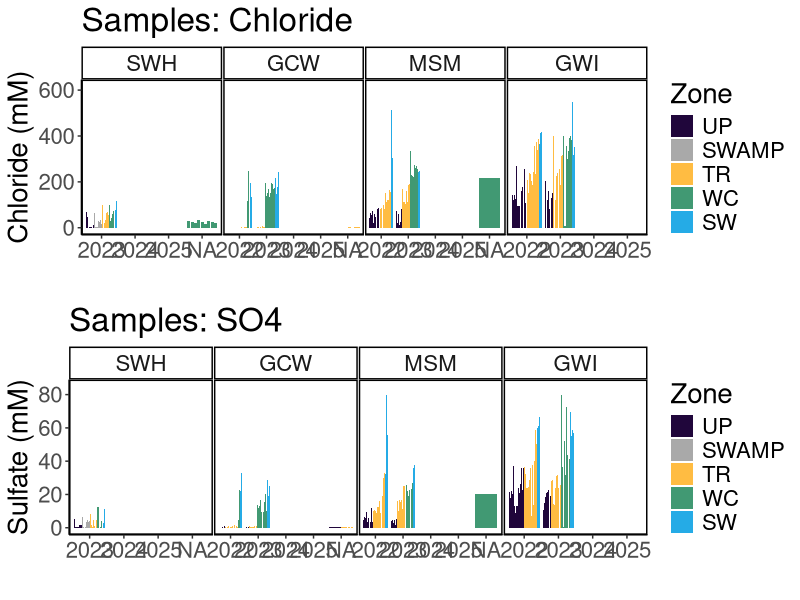
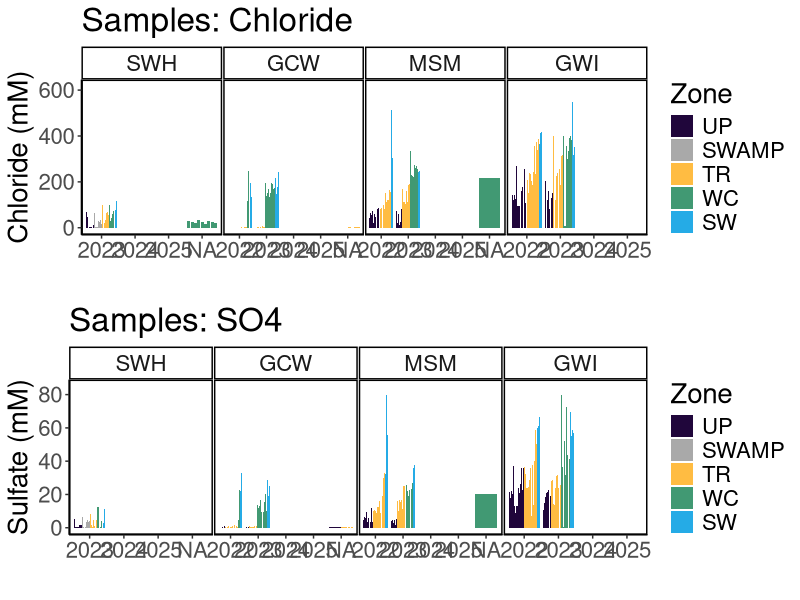
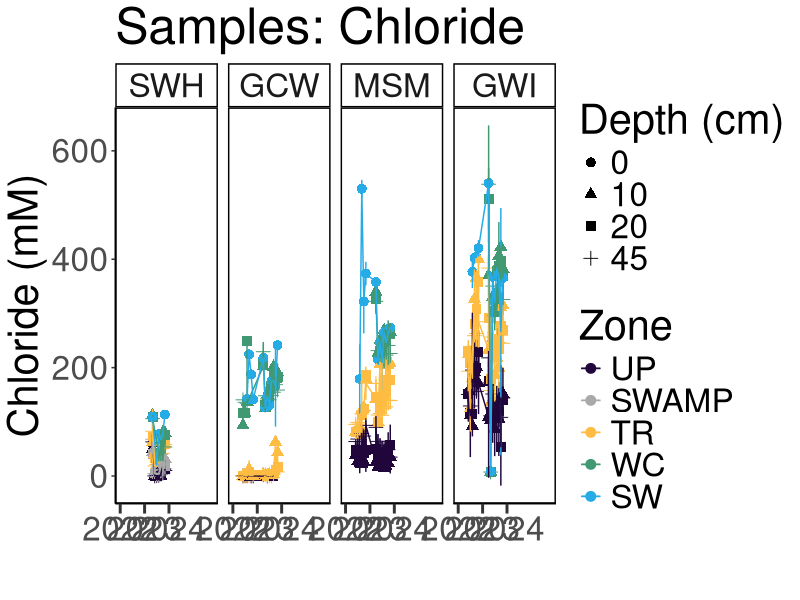
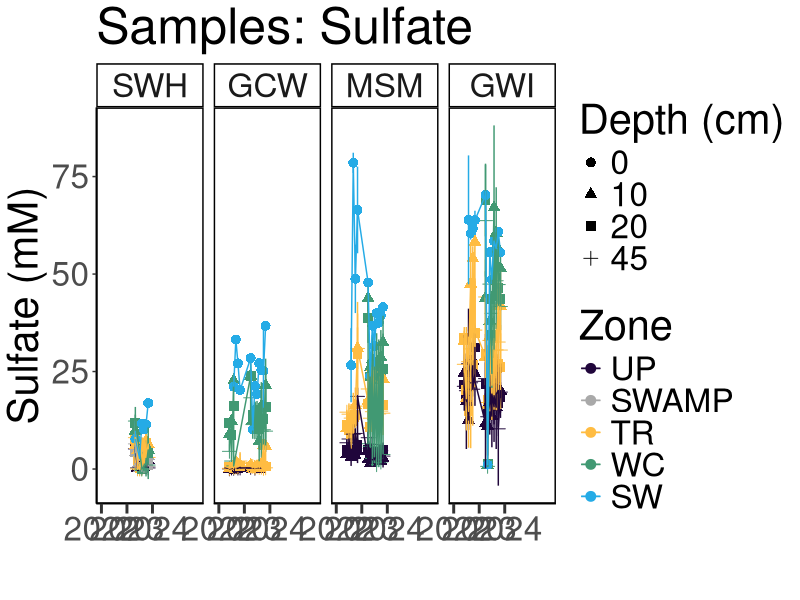
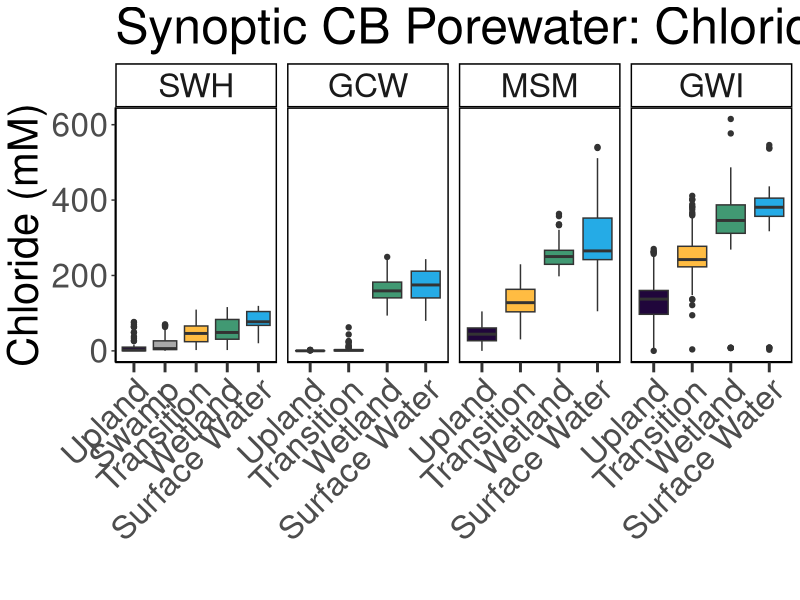
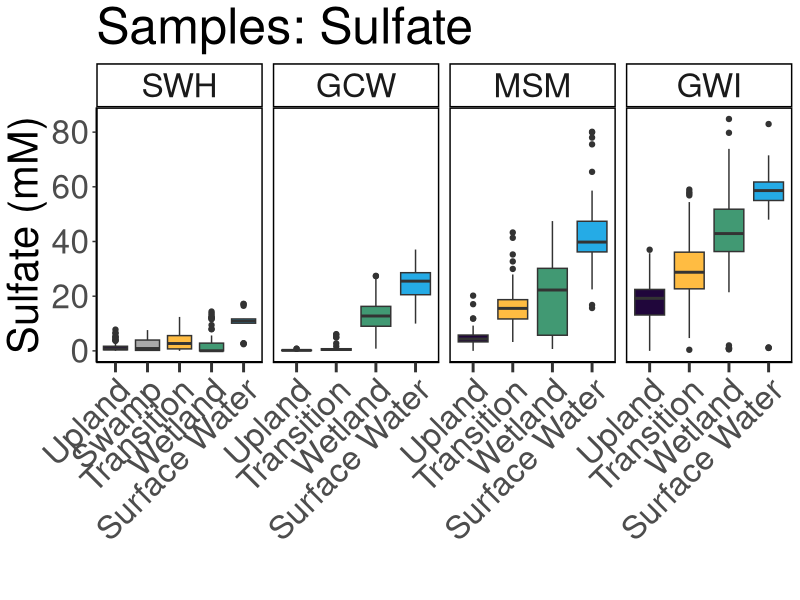
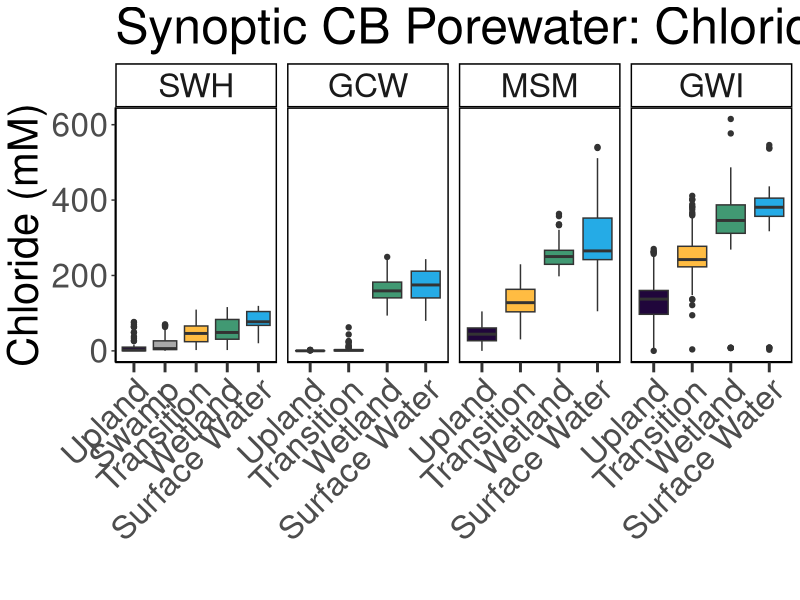
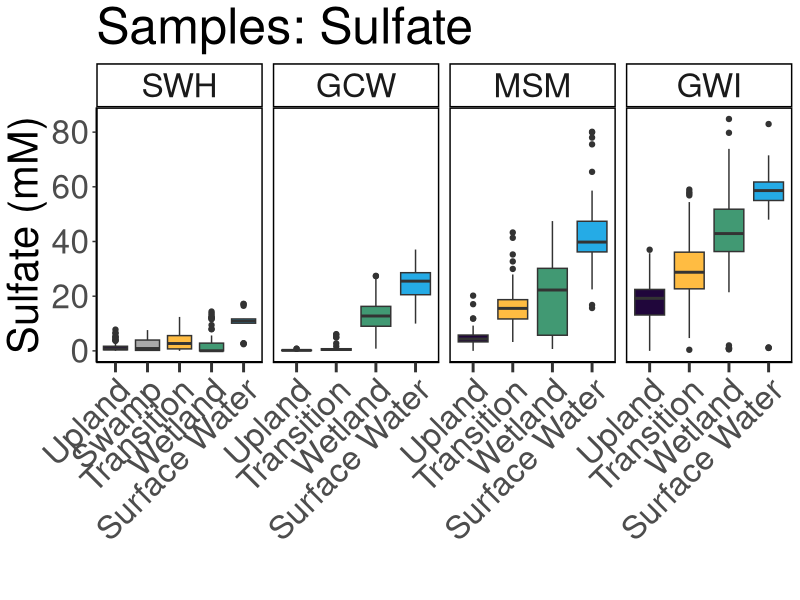

The R script that drew these images, in order:
## ---- chunk 1
library(dplyr)
library(ggplot2)
library(ggpubr)
library(stringr)
library(readxl)
library(tidyr)
library(tibble)
library(openxlsx)
library(knitr)
## ---- chunk 2

#read in 2022 Dionex Data:
dat22 <- read.csv("2022/COMPASS_SynopticCB_SO4_Cl_2022.csv")
# head(dat22)
colnames(dat22)

#read in 2023 Dionex Data:
dat23 <- read.csv("2023/COMPASS_SynopticCB_SO4_Cl_2023.csv")
# head(dat23)
colnames(dat23)

#read in 2024 Dionex Data:
dat24 <- read.csv("2024/COMPASS_SynopticCB_SO4_Cl_2024.csv")
# head(dat24)
colnames(dat24)

#read in 2025 Dionex Data:
dat25 <- read.csv("2025/COMPASS_SynopticCB_SO4_Cl_2025.csv")
# head(dat25)
colnames(dat25)

all_dat <- bind_rows(dat22, dat23, dat24, dat25)

all_dat <- all_dat %>%
  dplyr::select(
    Project, Region, Sample_ID, Year, Month, Day, Time, Time_Zone,
    Site, Zone, Replicate, Depth_cm, 
    SO4_ppm, SO4_mM, SO4_Conc_flag, SO4_QAQC_flag, Cl_ppm, Cl_mM, Cl_Conc_flag, Cl_QAQC_flag, salinity,
    Analysis_rundate,  Run_notes, Field_notes
        # list columns in the order you want them
  )

##Set 4 decimal points max
all_dat <- all_dat %>%
  mutate(across(where(is.numeric), round, digits = 4)) ##This does make all salinities 0 when Cl_ppm is 0 instead of 0.000026

## ---- chunk 3

#pull the column names from the all_dat dataframe and create a new dataframe with them 
metadat <- data.frame(Column_Names = colnames(all_dat))
metadat

metadat$Description <- ""
metadat$Units <- ""
metadat$Instrument_ifapplicable <- ""

#add information about each line: 

metadat$Description <- c("Project name", 
                         "Region samples originated from: CB = Chesapeake Bay",
                         "Sample identifier used in laboratory and field", 
                         "Year (YYYY) of sample collection", 
                         "Month (#) of sample collection",
                         "Day (#) of sample collection",
                         "Time (HH:MM) of sample collection",
                         "Time Zone of sample collection",
                         "Name of sampling transect location (GCW, SWH, MSM, GWI), see dataset locations for coordinates", 
                         "Zone within space-for-time transect (UP=Upland, SWAMP=Swamp, TR=Transition, WC=Wetland Control, SW=Surface Water)",
                         "Lysimeter or sample replicate id (A-C)", 
                         "Depth in centimeters from which water sample was taken", 
                         "Sulfate concentration in ppm", 
                         "Sulfate concentration in mM", 
                         "Sulfate concentration flag base on standard curve (bdl=below detection limit (0), adl=above detection limit (highest   
                         standard), Within_Range=within detection range)", 
                         "Sulfate QAQC Flags generated during checks of standards, blanks, dups, and spks",
                         "Chloride concentration in ppm", 
                         "Chloride concentration in mM", 
                         "Chloride concentration flag base on standard curve (bdl=below detection limit (0), adl=above detection limit (highest   
                         standard), Within_Range=within detection range)", 
                         "Chloride QAQC Flags generated during checks of standards, blanks, dups, and spks", 
                         "Salinity calculated using the Knudsen equation: Salinity=((1.807*(Chloride ppm)+0.026)/1000", 
                         "The date that samples were run on the Dionex IC", 
                         "Any notes generated during QAQC", 
                         "Notes generated during field sample collection")

metadat$Units <-       c("NA", 
                         "NA",
                         "NA", 
                         "NA",
                         "NA",
                         "NA", 
                         "NA",
                         "NA", 
                         "NA", 
                         "NA",
                         "NA", 
                         "cm",
                         "ppm", 
                         "mM", 
                         "NA", 
                         "NA", 
                         "ppm", 
                         "mM", 
                         "NA", 
                         "NA", 
                         "ppt", 
                         "NA", 
                         "NA",
                         "NA")

metadat$Instrument_ifapplicable <-  
  
                       c("NA", 
                         "NA",
                         "NA", 
                         "NA",
                         "NA",
                         "NA", 
                         "NA",
                         "NA", 
                         "NA", 
                         "NA",
                         "NA", 
                         "NA",
                         "Dionex Integrion HPIC (Thermo Fisher)", 
                         "Dionex Integrion HPIC (Thermo Fisher)", 
                         "NA", 
                         "NA", 
                         "Dionex Integrion HPIC (Thermo Fisher)", 
                         "Dionex Integrion HPIC (Thermo Fisher)", 
                         "NA", 
                         "NA", 
                         "NA", 
                         "NA", 
                         "NA",
                         "NA")


## ---- chunk 4

#write out a csv of all the data to the main folder: 
write.csv(all_dat, "COMPASS_SynopticCB_SO4_Cl_AllData.csv")


#write out a csv of the metadata associated with the data: 
write.csv(metadat, "COMPASS_SynopticCB_SO4_Cl_Metadata.csv")

## ---- chunk 5

data_plotting <- all_dat

#Order by Zone from Upland to Surface Water
data_plotting$Zone = factor(data_plotting$Zone, levels = c("UP", "SWAMP", "TR", "WC", "SW"))
data_plotting <- data_plotting[order(data_plotting$Zone), ]

#Order by Site from SWH, GCW, MSM, GWI order, which is oligohaline to polyhaline
data_plotting$Site = factor(data_plotting$Site, levels = c("SWH", "GCW", "MSM", "GWI"))
data_plotting <- data_plotting[order(data_plotting$Site), ]

# #Order by Year from 2022-2024
# data_plotting$Site = factor(data_plotting$Site, levels = c("SWH", "GCW", "MSM", "GWI"))
# data_plotting <- data_plotting[order(data_plotting$Site), ]

#Plot samples to get a first look at concentrations (sanity check)
#group the data for plotting
data_plotting_all <- data_plotting %>%
  group_by(Site, Zone) %>%
  mutate(row_num = factor(row_number())) %>%  # create row_num as factor per group
  ungroup()

data_plotting_all$Date <- as.Date(paste(data_plotting_all$Year, data_plotting_all$Month, data_plotting_all$Day, sep = "-"))


#Plot data and change colors based on Zone:
viz_cl_plot <- ggplot(data_plotting_all, aes(x = as.character(Year), y = Cl_mM, fill = Zone)) +
  geom_bar(stat = "identity", position = position_dodge2(preserve = "total")) +
  facet_grid( ~ Site, scales="free") +
  scale_fill_manual(values = c(
    "UP" = "#20063B",
    "TR" = "#FFBC42",
    "SWAMP" = "darkgrey",
    "WC" = "#419973",
    "SW" = "#25ABE6"
  )) +
  theme_classic() +
  labs(x = " ", y = "Chloride (mM)", title = "Samples: Chloride") +
  theme(
    panel.spacing = unit(.05, "lines"), 
    panel.border = element_rect(color = "black", fill = NA, linewidth = 1)) + 
  theme(text = element_text(size = 20))

# viz_cl_plot


viz_so4_plot <-  ggplot(data_plotting_all, aes(x = as.character(Year), y = SO4_mM, fill = Zone)) +
  geom_bar(stat = "identity", position = position_dodge2(preserve = "total")) +
  facet_grid( ~ Site, scales="free") +
  scale_fill_manual(values = c(
    "UP" = "#20063B",
    "TR" = "#FFBC42",
    "SWAMP" = "darkgrey",
    "WC" = "#419973",
    "SW" = "#25ABE6"
  )) +
  theme_classic() +
  labs(x = " ", y = "Sulfate (mM)", title = "Samples: SO4") +
  theme(
    panel.spacing = unit(.05, "lines"), 
    panel.border = element_rect(color = "black", fill = NA, linewidth = 1))+ 
  theme(text = element_text(size = 20))

# viz_so4_plot

ggarrange(viz_cl_plot, viz_so4_plot, nrow=2, ncol=1)


## ---- chunk 6

##Make Date Column with just Year and Month for Sample ID
all_dat_dates <- data_plotting %>%
  mutate(
    YearMonth = if_else(
      Month < 10,
      # Modify the string:
      YearMonth <- paste(data_plotting$Year, data_plotting$Month, sep = "-0"), 
      YearMonth <- paste(data_plotting$Year, data_plotting$Month, sep = "-"), 
    )
  )

##Summarize SO4 and Cl by Date, Site, and Zone
Dionex_avg <- all_dat_dates %>%
  group_by(Month, Year, Site, Zone) %>%
   dplyr::summarize(mean_SO4 = mean(SO4_mM, na.rm=TRUE), 
            sd_SO4 = sd(SO4_mM, na.rm=TRUE), 
            mean_Cl = mean(Cl_mM, na.rm=TRUE), 
            sd_Cl = sd(Cl_mM, na.rm=TRUE), 
            YearMonth = first(YearMonth))

# Concatenate with a day (e.g., "01" for the first day)
Dionex_avg$Date <- paste0(Dionex_avg$YearMonth, "-01")

# Convert to Date object
Dionex_avg$Date <- as.Date(Dionex_avg$Date)

# Define the specific date breaks you want to display
specific_breaks <- as.Date(c("2022-01-01", "2023-01-01", "2024-01-01", "2025-01-01"))

viz_cl_plot_avgs <- ggplot(Dionex_avg, aes(x = Date, y = mean_Cl, color = Zone, group = Zone)) +
  geom_point(size = 3) + 
  geom_errorbar(aes(ymin = mean_Cl - sd_Cl, ymax = mean_Cl + sd_Cl), width = 0.2) + 
  geom_line() + 
  facet_grid( ~ Site, scales="free_y") +
  scale_color_manual(values = c(
    "UP" = "#20063B",
    "TR" = "#FFBC42",
    "SWAMP" = "darkgrey",
    "WC" = "#419973",
    "SW" = "#25ABE6"
  )) +
  theme_classic() +
  labs(x = "Date", y = "Chloride (mM)", title = "Samples: Chloride") +
  theme(
    panel.spacing = unit(0.5, "lines"), 
    panel.border = element_rect(color = "black", fill = NA, linewidth = 1)) +
  # theme(axis.text.x = element_text(angle = 90, hjust = 0.5))+ 
  theme(text = element_text(size = 30))+
  scale_x_date(breaks = specific_breaks, date_labels = "%Y", expand = expansion(mult = c(0.18, 0.05)))+
  theme(axis.ticks.x = element_line(linewidth = 1))+
  theme(axis.ticks.length.x = unit(0.25, "cm"))

# viz_cl_plot_avgs


viz_so4_plot_avgs <- ggplot(Dionex_avg, aes(x = Date, y = mean_SO4, color = Zone, group = Zone)) +
  geom_point(size = 3) + 
  geom_errorbar(aes(ymin = mean_SO4 - sd_SO4, ymax = mean_SO4 + sd_SO4), width = 0.2) + 
  geom_line() + 
  facet_grid( ~ Site, scales="free_y") +
  scale_color_manual(values = c(
    "UP" = "#20063B",
    "TR" = "#FFBC42",
    "SWAMP" = "darkgrey",
    "WC" = "#419973",
    "SW" = "#25ABE6"
  )) +
  theme_classic() +
  labs(x = " ", y = "Sulfate (mM)", title = "Samples: Sulfate") +
  theme(
    panel.spacing = unit(0.5, "lines"), 
    panel.border = element_rect(color = "black", fill = NA, linewidth = 1)) +
  # theme(axis.text.x = element_text(angle = 90, hjust = 0.5))+ 
  theme(text = element_text(size = 30))+
  scale_x_date(breaks = specific_breaks, date_labels = "%Y", expand = expansion(mult = c(0.18, 0.05)))+
  theme(axis.ticks.x = element_line(linewidth = 1))+
  theme(axis.ticks.length.x = unit(0.25, "cm"))

# viz_so4_plot_avgs

ggarrange(viz_cl_plot, viz_so4_plot, nrow=2, ncol=1)

## ---- chunk 7

##Summarize SO4 and Cl by Date, Site, and Zone
Dionex_avg_depth <- all_dat_dates %>%
  group_by(Month, Year, Site, Zone, Depth_cm) %>%
   dplyr::summarize(mean_SO4 = mean(SO4_mM, na.rm=TRUE), 
            sd_SO4 = sd(SO4_mM, na.rm=TRUE), 
            mean_Cl = mean(Cl_mM, na.rm=TRUE), 
            sd_Cl = sd(Cl_mM, na.rm=TRUE), 
            YearMonth = first(YearMonth))

# Concatenate with a day (e.g., "01" for the first day)
Dionex_avg_depth$Date <- paste0(Dionex_avg_depth$YearMonth, "-01")

# Convert to Date object
Dionex_avg_depth$Date <- as.Date(Dionex_avg_depth$Date)

# Define the specific date breaks you want to display
specific_breaks <- as.Date(c("2022-01-01", "2023-01-01", "2024-01-01"))

viz_cl_plot_depth <- ggplot(Dionex_avg_depth, aes(x = Date, y = mean_Cl, color = Zone, group = Zone, shape = as.character(Depth_cm))) +
  geom_point(size = 3) + 
  geom_errorbar(aes(ymin = mean_Cl - sd_Cl, ymax = mean_Cl + sd_Cl), width = 0.2) + 
  geom_line() + 
  facet_grid( ~ Site, scales="free_y") +
  scale_color_manual(values = c(
    "UP" = "#20063B",
    "TR" = "#FFBC42",
    "SWAMP" = "darkgrey",
    "WC" = "#419973",
    "SW" = "#25ABE6"
  )) +
  theme_classic() +
  labs(x = " ", y = "Chloride (mM)", title = "Samples: Chloride") +
  theme(
    panel.spacing = unit(0.5, "lines"), 
    panel.border = element_rect(color = "black", fill = NA, linewidth = 1)) +
  # theme(axis.text.x = element_text(angle = 90, hjust = 0.5))+ 
  theme(text = element_text(size = 30))+
  scale_x_date(breaks = specific_breaks, date_labels = "%Y", expand = expansion(mult = c(0.18, 0.05))) + 
  labs(fill = "Zone", shape = "Depth (cm)")+
  theme(axis.ticks.x = element_line(linewidth = 1))+
  theme(axis.ticks.length.x = unit(0.25, "cm"))

viz_cl_plot_depth


viz_so4_plot_depth <- ggplot(Dionex_avg_depth, aes(x = Date, y = mean_SO4, color = Zone, group = Zone, shape = as.character(Depth_cm))) +
  geom_point(size = 3) + 
  geom_errorbar(aes(ymin = mean_SO4 - sd_SO4, ymax = mean_SO4 + sd_SO4), width = 0.2) + 
  geom_line() + 
  facet_grid( ~ Site, scales="free_y") +
  scale_color_manual(values = c(
    "UP" = "#20063B",
    "TR" = "#FFBC42",
    "SWAMP" = "darkgrey",
    "WC" = "#419973",
    "SW" = "#25ABE6"
  )) +
  theme_classic() +
  labs(x = " ", y = "Sulfate (mM)", title = "Samples: Sulfate")  +
  theme(
    panel.spacing = unit(0.5, "lines"), 
    panel.border = element_rect(color = "black", fill = NA, linewidth = 1)) +
  # theme(axis.text.x = element_text(angle = 90, hjust = 0.5))+ 
  theme(text = element_text(size = 30))+
  scale_x_date(breaks = specific_breaks, date_labels = "%Y", expand = expansion(mult = c(0.18, 0.05))) + 
  labs(fill = "Zone", shape = "Depth (cm)")+
  theme(axis.ticks.x = element_line(linewidth = 1))+
  theme(axis.ticks.length.x = unit(0.25, "cm"))

viz_so4_plot_depth
# ggarrange(viz_cl_plot, viz_so4_plot, nrow=2, ncol=1)

## ---- chunk 8

all_dat_dates <- all_dat_dates %>% 
    mutate(
    Zone_1 = case_when(
      Zone == "UP" ~ "Upland",
      Zone == "SWAMP" ~ "Swamp",
      Zone == "TR" ~ "Transition",
      Zone == "WC" ~ "Wetland",
      Zone == "SW" ~ "Surface Water",
      TRUE ~ Zone  # keep everything else unchanged
    )
  ) %>%
  mutate(Zone_1 = factor(Zone_1, levels = c("Upland", "Swamp", "Transition", "Wetland", "Surface Water")))


##Summarize SO4 and Cl by Date, Site, and Zone
viz_cl_boxplot <- ggplot(all_dat_dates, aes(x = Zone_1, y = Cl_mM, fill = Zone_1, group = Zone_1)) +
  geom_boxplot() + 
  facet_grid( ~ Site, scales = "free_x") +
  scale_x_discrete(drop = TRUE) +
  scale_fill_manual(values = c(
    "Upland" = "#20063B",
    "Transition" = "#FFBC42",
    "Swamp" = "darkgrey",
    "Wetland" = "#419973",
    "Surface Water" = "#25ABE6"
  ), labels = c("Upland", "Swamp", "Transition", "Wetland", "Surface Water")) +
  theme_classic() +
  labs(x = " ", y = "Chloride (mM)", title = "Synoptic CB Porewater: Chloride") +
  theme(
    panel.spacing = unit(0.5, "lines"), 
    panel.border = element_rect(color = "black", fill = NA, linewidth = 1)) +
  theme(axis.text.x = element_text(angle = 45, vjust = 1, hjust = 1))+ 
  theme(text = element_text(size = 30))+
  theme(axis.ticks.x = element_line(linewidth = 1))+
  theme(axis.ticks.length.x = unit(0.25, "cm"))+ 
  #scale_x_discrete(labels = c("Upland", "Swamp", "Transition", "Wetland", "Surface Water"))+ 
  theme(legend.position = "none")

viz_cl_boxplot


viz_so4_boxplot <- ggplot(all_dat_dates, aes(x = Zone_1, y = SO4_mM, fill = Zone_1, group = Zone_1)) +
  geom_boxplot() +
  facet_grid( ~ Site, scales = "free_x") +
  scale_x_discrete(drop = TRUE) +
  scale_fill_manual(values = c(
    "Upland" = "#20063B",
    "Transition" = "#FFBC42",
    "Swamp" = "darkgrey",
    "Wetland" = "#419973",
    "Surface Water" = "#25ABE6"
  ), labels = c("Upland", "Swamp", "Transition", "Wetland", "Surface Water")) +
  theme_classic() +
  labs(x = " ", y = "Sulfate (mM)", title = "Samples: Sulfate") +
  theme(
    panel.spacing = unit(0.5, "lines"), 
    panel.border = element_rect(color = "black", fill = NA, linewidth = 1)) +
  theme(axis.text.x = element_text(angle = 45, vjust = 1, hjust = 1))+ 
  theme(text = element_text(size = 30))+
  theme(axis.ticks.x = element_line(linewidth = 1))+
  theme(axis.ticks.length.x = unit(0.25, "cm"))+ 
  #scale_x_discrete(labels = c("Upland", "Swamp", "Transition", "Wetland", "Surface Water"))+ 
  theme(legend.position = "none")

viz_so4_boxplot

# ggarrange(viz_cl_boxplot, viz_so4_boxplot, nrow=2, ncol=1)

# Save as a PNG
png("COMPASS_SynopticCB_Cl_alldata.png", width = 2000, height = 1200, res = 100) 
print(viz_cl_boxplot)  # For ggplot objects, use print()
dev.off() 

# Save as a PNG
png("COMPASS_SynopticCB_SO4_alldata.png", width = 2000, height = 1200, res = 100) 
print(viz_so4_boxplot)  # For ggplot objects, use print()
dev.off() 

## ---- chunk 9
# It would also be great to add to our collation codes a summary chunk that will calculate value ranges, means, and standard deviations (and errors) for each site, zone, depth for each year; also for each site zone, depth overall; and for each site and zone overall so that we have some easy access to metrics. Was just thinking this might be helpful today when re-collating the DIC data.

colnames(all_dat)

##Metrics for each site, zone, depth for each year
summary_by_year <- all_dat %>%
  group_by(Year, Site, Zone, Depth_cm) %>%
   reframe(
     min_Cl_mM = min(Cl_mM, na.rm=TRUE),
     max_Cl_mM = max(Cl_mM, na.rm=TRUE), 
     mean_Cl_mM = mean(Cl_mM, na.rm=TRUE), 
     sd_Cl_mM = sd(Cl_mM, na.rm=TRUE), 

     min_SO4_mM = min(SO4_mM, na.rm=TRUE),
     max_SO4_mM = max(SO4_mM, na.rm=TRUE), 
     mean_SO4_mM = mean(SO4_mM, na.rm=TRUE), 
     sd_SO4_mM = sd(SO4_mM, na.rm=TRUE)) %>%
  mutate(across(where(is.numeric), round, digits = 4)) 

##Metrics for each site, zone, depth for all years
summary_all_years <- all_dat %>%
  group_by(Site, Zone, Depth_cm) %>%
   reframe(
     min_Cl_ppm = min(Cl_ppm, na.rm=TRUE),
     max_Cl_ppm = max(Cl_ppm, na.rm=TRUE), 
     mean_Cl_ppm = mean(Cl_ppm, na.rm=TRUE), 
     sd_Cl_ppm = sd(Cl_ppm, na.rm=TRUE), 

     min_SO4_ppm = min(SO4_ppm, na.rm=TRUE),
     max_SO4_ppm = max(SO4_ppm, na.rm=TRUE), 
     mean_SO4_ppm = mean(SO4_ppm, na.rm=TRUE), 
     sd_SO4_ppm = sd(SO4_ppm, na.rm=TRUE)) %>%
  mutate(across(where(is.numeric), round, digits = 4)) 

##Metrics for each site and zone for all depths and years
summary_all_depths_years <- all_dat %>%
  group_by(Site, Zone) %>%
   reframe(
     min_Cl_ppm = min(Cl_ppm, na.rm=TRUE),
     max_Cl_ppm = max(Cl_ppm, na.rm=TRUE), 
     mean_Cl_ppm = mean(Cl_ppm, na.rm=TRUE), 
     sd_Cl_ppm = sd(Cl_ppm, na.rm=TRUE), 

     min_SO4_ppm = min(SO4_ppm, na.rm=TRUE),
     max_SO4_ppm = max(SO4_ppm, na.rm=TRUE), 
     mean_SO4_ppm = mean(SO4_ppm, na.rm=TRUE), 
     sd_SO4_ppm = sd(SO4_ppm, na.rm=TRUE)) %>%
  mutate(across(where(is.numeric), round, digits = 4)) 

## ---- chunk 10

library(kableExtra)

#Order by Zone from Upland to Surface Water
summary_all_depths_years$Zone = factor(summary_all_depths_years$Zone, levels = c("UP", "SWAMP", "TR", "WC", "SW"))
summary_all_depths_years <- summary_all_depths_years[order(summary_all_depths_years$Zone), ]

#Order by Site from SWH, GCW, MSM, GWI order, which is oligohaline to polyhaline
summary_all_depths_years$Site = factor(summary_all_depths_years$Site, levels = c("SWH", "GCW", "MSM", "GWI"))
summary_all_depths_years <- summary_all_depths_years[order(summary_all_depths_years$Site), ]

kable(
  summary_all_depths_years[, c("Site", "Zone", "min_Cl_ppm",	"max_Cl_ppm",	"mean_Cl_ppm", "min_SO4_ppm",	"max_SO4_ppm",	"mean_SO4_ppm")],  
  format = "latex",
  booktabs = TRUE,
  caption = "Summary Statistics"
) %>%
  kable_styling(
    latex_options = c("hold_position", "striped", "scale_down"),
    font_size = 12
  ) %>%
  row_spec(0, bold = TRUE) %>%   # header
  column_spec(1, bold = TRUE)


## ---- chunk 11

#write out a csv of all the data to the main folder: 
write.csv(summary_by_year, "COMPASS_SynopticCB_PW_SO4_Cl_Summarized_By_Year.csv")


#write out a csv of the metadata associated with the data: 
write.csv(summary_all_years, "COMPASS_SynopticCB_PW_SO4_Cl_Summarized_Years_Combined.csv")


#write out a csv of the metadata associated with the data: 
write.csv(summary_all_depths_years, "COMPASS_SynopticCB_PW_SO4_Cl_Summarized_Years_and_Depths_Combined.csv")
